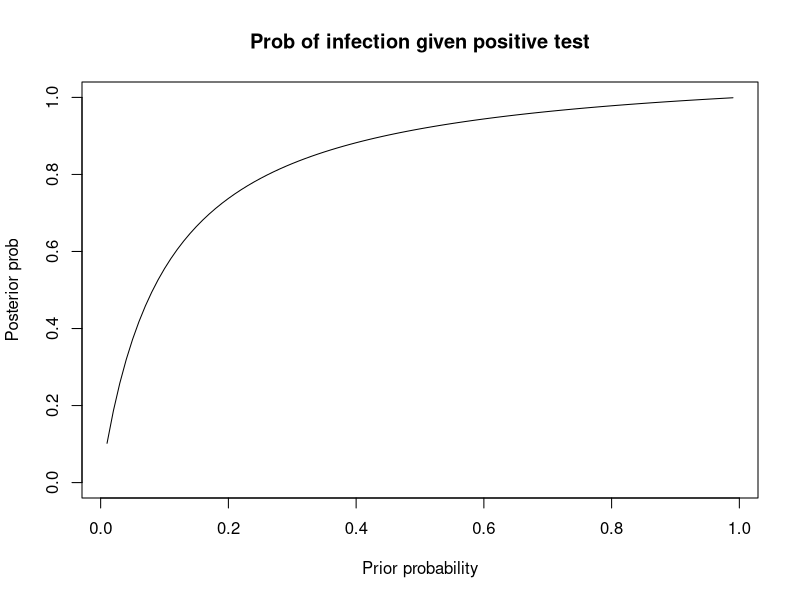
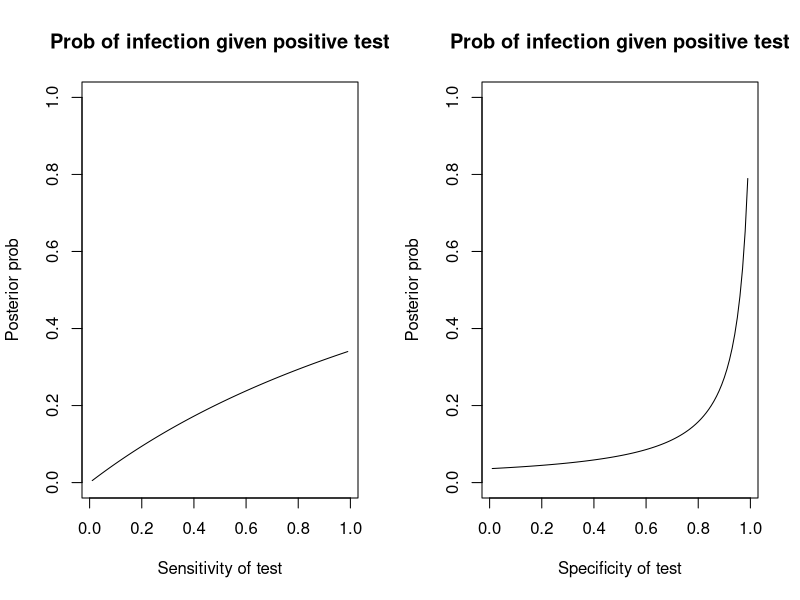
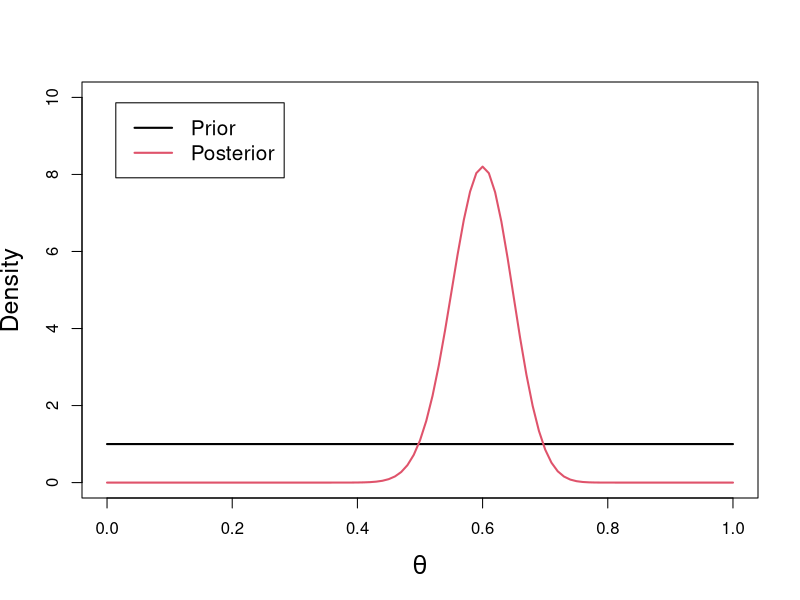
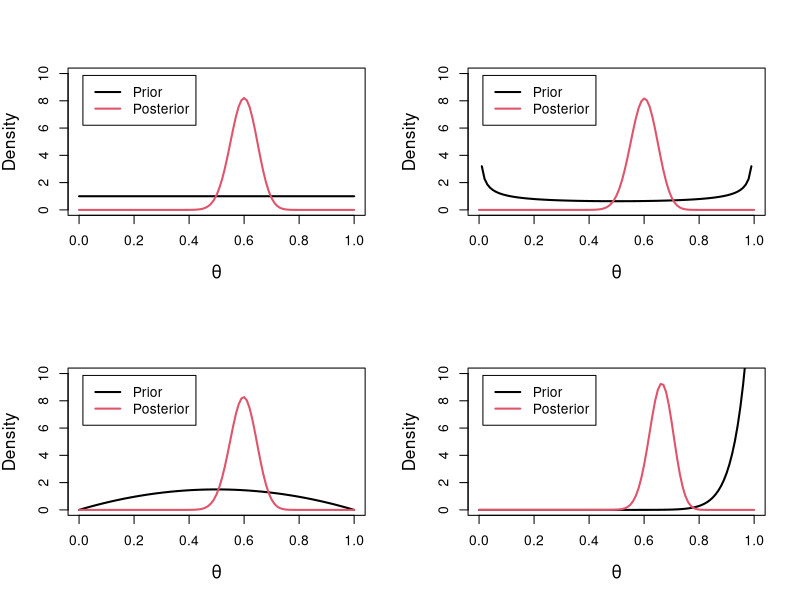
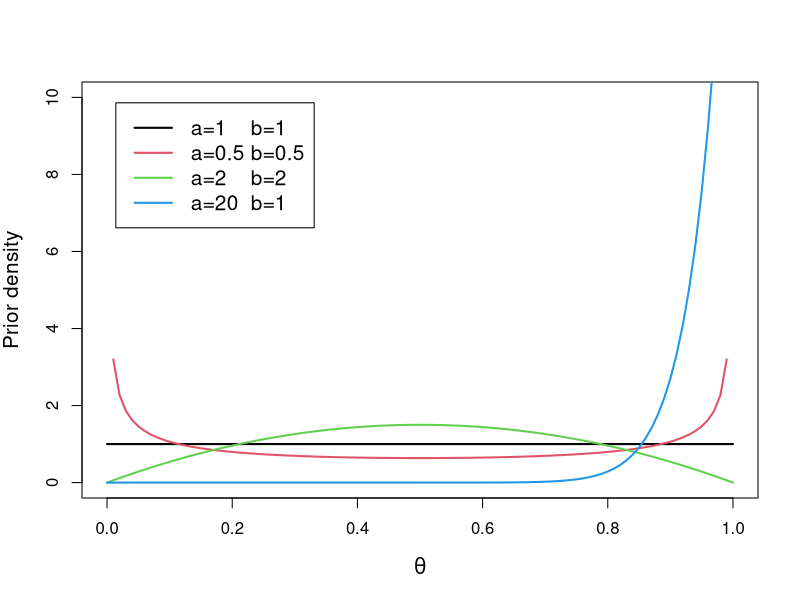
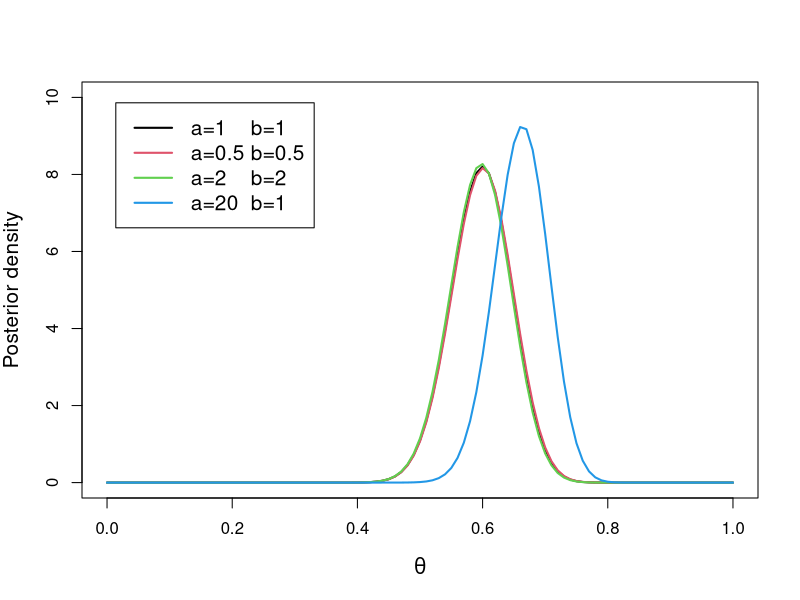
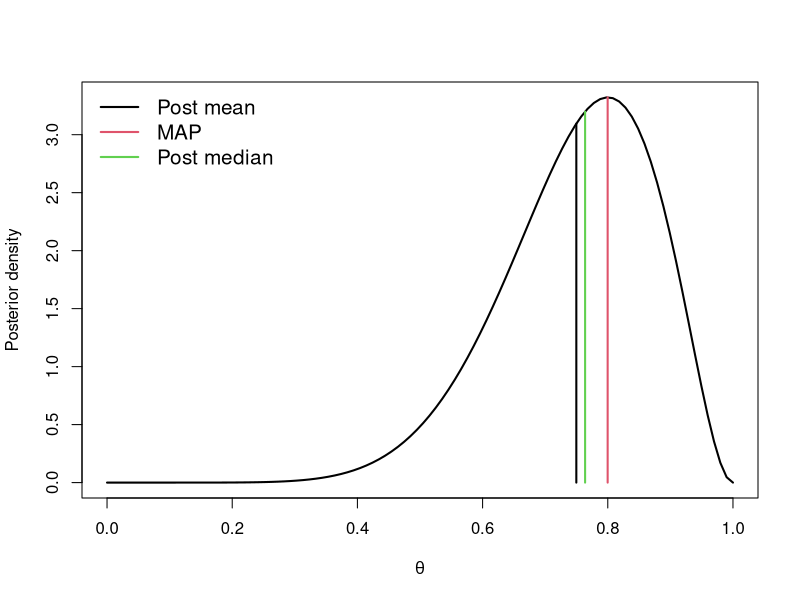
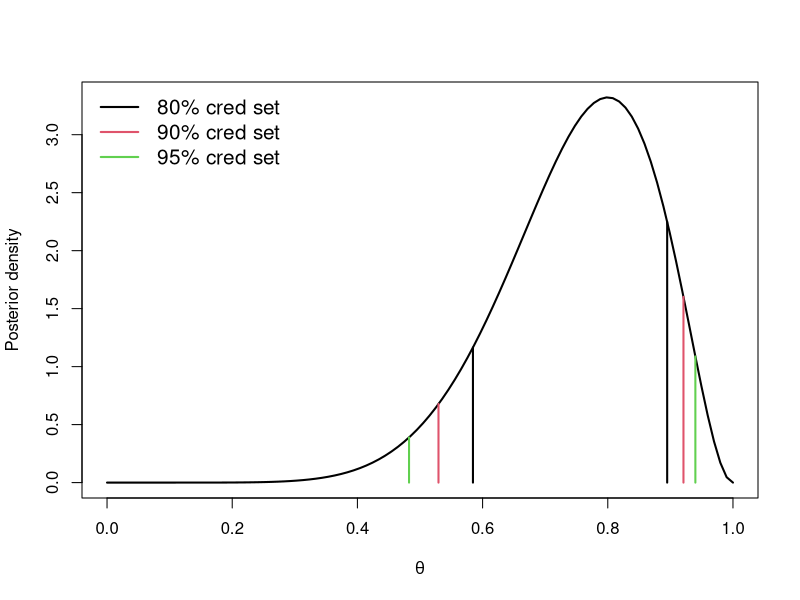

Here is the R script that generated these plots, in order:
## ---- chunk 1
knitr::opts_chunk$set(echo = TRUE)
## ---- chunk 2
pi <- .04   # 20% of population is infected
q1 <- .90  # test has sensitivity of .90
q0 <- .08  # test has specificity of .92
## ---- chunk 3
pi  # Prob of infection, before test result is available 

## ---- chunk 4

pi * q1 / (pi*q1 + (1-pi)*q0)  # Prob of infection given positive test result

## ---- chunk 5

pi*(1-q1) / (pi*(1-q1) + (1-pi)*(1-q0))  # Prob of infection if test negative
## ---- chunk 6
post.prob <- function(pi, q0, q1)
{
  pi * q1 / (pi*q1 + (1-pi)*q0)
}

grid <- seq(.01, .99, .01)

plot(grid, post.prob(pi=grid, q0=q0, q1=q1), type="l", 
     xlab="Prior probability", ylab="Posterior prob", 
     main="Prob of infection given positive test", ylim=c(0,1))
## ---- chunk 7
op <- par(mfrow=c(1,2))

plot(grid, post.prob(pi=pi, q1=grid, q0=q0), type="l", 
     xlab="Sensitivity of test", ylab="Posterior prob", 
     main="Prob of infection given positive test", ylim=c(0,1))

plot(grid, post.prob(pi=pi, q1=q1, q0=1-grid), type="l",
     xlab="Specificity of test", ylab="Posterior prob", 
     main="Prob of infection given positive test", ylim=c(0,1))

par(op)
## ---- chunk 8

S <- 1000;  theta <- NULL;  y <- NULL;

for(s in 1:S)
{
  theta[s] <- rbinom(1, 1, pi)
  prob <- ifelse(theta[s]==1, q1, q0)
  y[s] <- rbinom(1, 1, prob)
}

table(theta, y) / S  # approximate joint distribution

mean(theta[y==1])  #  Monte Carlo approx to posterior prob
## ---- chunk 9

joint <- matrix(c((1-pi)*(1-q0), pi*(1-q1), (1-pi)*q0, pi*q1), 2,2)

rownames(joint) <- c("theta=0", "theta=1")

colnames(joint) <- c("y=0", "y=1")

joint

joint[2,2] / sum(joint[,2])
## ---- chunk 10
rm(list=ls())

n <- 100;  y <- 60;

theta <- seq(0,1,.01)
## ---- chunk 11
a          <- c(1,.5,2,20)
b          <- c(1,.5,2, 1)

## ---- chunk 12
post_mean  <- (y+a)/(n+a+b)
post_var   <- (y+a)*(n-y+b)/((n+a+b)^2 * (n+a+b+1))
post_sd    <- sqrt(post_var)
post_PG5   <- 1-pbeta(0.5,a+y,b+n-y)
pri_mean   <- (a)/(a+b)
pri_var    <- (a)*(b)/((a+b)*(a+b)*(a+b+1))
pri_sd     <- sqrt(pri_var)
pri_PG5    <- 1-pbeta(0.5,a,b)

## ---- chunk 13
plot(theta,dbeta(theta,1,1),lwd=2,type="l",
     xlab=expression(theta), ylab="Density",
     ylim=c(0,10), cex.lab=1.5)  

legend("topleft", c("Prior","Posterior"), col=1:2,
       lwd=2, inset=0.05, cex=1.25)

lines(theta, dbeta(theta,y+1,n-y+1), col=2, lwd=2)
## ---- chunk 14
op <- par(mfrow=c(2,2))

for(j in 1:4)
{
  plot(theta,dbeta(theta,a[j],b[j]), lwd=2, type="l", ylim=c(0,10), 
       xlab=expression(theta), ylab="Density",cex.lab=1.25)  
  legend("topleft",c("Prior","Posterior"),col=1:2,lwd=2,inset=0.05)
  lines(theta,dbeta(theta,y+a[j],n-y+b[j]),col=2,lwd=2)
}

par(op)

## ---- chunk 15
plot(NA, xlim=0:1, xlab=expression(theta), ylab="Prior density",
     ylim=c(0,10), cex.lab=1.25)  

for(j in 1:4)
{
  lines(theta, dbeta(theta, a[j], b[j]), col=j, lwd=2)
}

legend("topleft",
       c("a=1    b=1","a=0.5 b=0.5", "a=2    b=2","a=20  b=1"), 
       col=1:4, lwd=2, inset=0.05, cex=1.25)
## ---- chunk 16
plot(NA, xlim=0:1, xlab=expression(theta), ylab="Posterior density",
     ylim=c(0,10), cex.lab=1.25)  

for(j in 1:4)
{
  lines(theta, dbeta(theta, y+a[j], n-y+b[j]), col=j, lwd=2)
}

legend("topleft",
       c("a=1    b=1","a=0.5 b=0.5", "a=2    b=2","a=20  b=1"),
       col=1:4, lwd=2, inset=0.05, cex=1.25)
## ---- chunk 17
round(cbind(a, b, pri_mean, pri_sd, pri_PG5, 
            post_mean, post_sd, post_PG5), 2)
## ---- chunk 18
rm(list=ls()); set.seed(20200909); 
## ---- chunk 19
y <- 8; n <- 10
## ---- chunk 20
A <- y+1; B <- n-y+1
## ---- chunk 21
A/(A+B)
## ---- chunk 22
sqrt(A*B/((A+B)*(A+B)*(A+B+1)))
## ---- chunk 23
qbeta(c(0.025,0.975),A,B)
## ---- chunk 24
pbeta(0.5,A,B)
## ---- chunk 25
theta <- rbeta(1000, A, B)
## ---- chunk 26
mean(theta); sd(theta);
## ---- chunk 27
gamma <- theta/(1-theta)
## ---- chunk 28
mean(gamma); sd(gamma);
## ---- chunk 29
vline <- function(x, A, B, lwd=1, col=1, lty=1)
{
  theta <- seq(0, 1, length=1000)
  k     <- theta[which.min(abs(theta-x))]
  lines(c(k,k), c(0,dbeta(k,A,B)), lwd=lwd, col=col, lty=lty) 
}

MAP <- (A-1)/(A+B-2)     # Posterior mode

MN  <- A/(A+B)           # Posterior mean

MD  <- qbeta(0.5, A, B)  # Posterior median

theta <- seq(0,1,length=100)

plot(theta,dbeta(theta,A,B), lwd=2, type="l",
     xlab=expression(theta), ylab="Posterior density")

vline(MN,  A, B, lwd=2, col=1)

vline(MAP, A, B, lwd=2, col=2)

vline(MD,  A, B, lwd=2, col=3)

legend("topleft",c("Post mean","MAP","Post median"), 
       col=1:3, lwd=2, bty="n", cex=1.25)
## ---- chunk 30
plot(theta, dbeta(theta,A,B), type="l", lwd=2, 
     xlab=expression(theta), ylab="Posterior density")

vline(qbeta(0.1,  A,B), A, B, lwd=2, col=1)

vline(qbeta(0.9,  A,B), A, B, lwd=2, col=1)

vline(qbeta(0.05, A,B), A, B, lwd=2, col=2)

vline(qbeta(0.95, A,B), A, B, lwd=2, col=2)

vline(qbeta(0.025,A,B), A, B, lwd=2, col=3)

vline(qbeta(0.975,A,B), A, B, lwd=2, col=3)

legend("topleft",
       c("80% cred set","90% cred set","95% cred set"),
       col=1:3, lwd=2, bty="n", cex=1.25)
